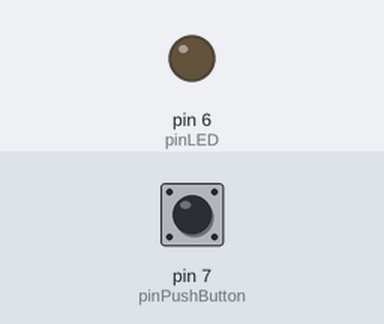
Simulated run of this sketch. Board: Arduino Uno, built with avr-gcc and run on an emulated ATmega328P. Shown: output pins drawn as LEDs (lit = HIGH). The inputs (shaded band) are chosen by the test bench; at power-on: pin 7 (pinPushButton) LOW.

Above: at 1.2 s.
1.3 s: pin 7 (pinPushButton) pulled HIGH for 3.2 s
At 4.7 s:
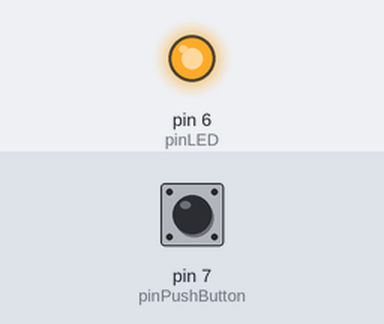
Timing chart, 0 to 6.2 s (numbered marks = the images above; inputs shaded):
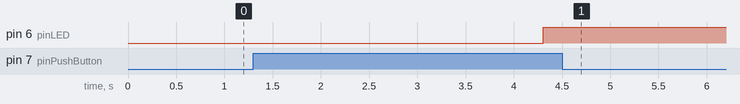

The sketch:

NhanGiu_3s.ino
```cpp
/* Nhấn và giữ nút nhân 3 giây thì đèn led sáng, nhấn giữ 3 giây nữa thì nó tắt
*/
int pinPushButton = 7;
int pinLED = 6;
bool LED_Ok = false;
int timePush = 0;

void setup() {
  pinMode(pinPushButton, INPUT);
  pinMode(pinLED, OUTPUT);
}

void loop() {
  int pushButtonState = digitalRead(pinPushButton);
  while (pushButtonState == 1) {
    timePush += 10;
    pushButtonState = digitalRead(pinPushButton);
    if(timePush > 3000){
      LED_Ok = !LED_Ok;
      timePush = 0;
      break;
    }
    delay(10);
  }
  digitalWrite(pinLED, LED_Ok);
}
```

Measured:
- after the input at 1.3 s, pin 6 (pinLED): LOW → HIGH after 3.0 s
